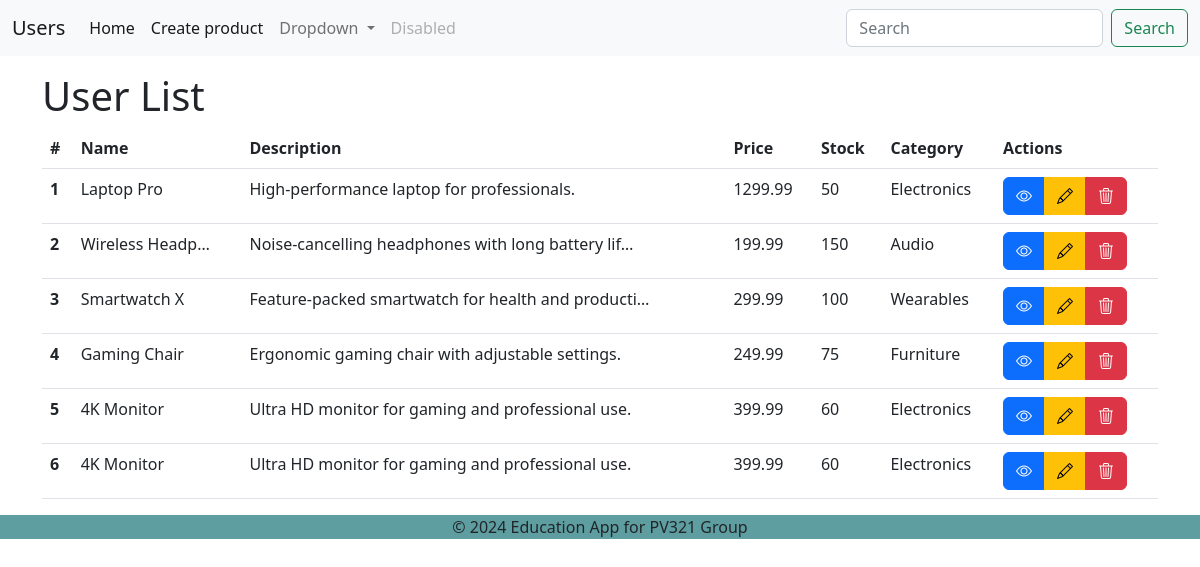
The page /products/home/ on the database as committed earlier.
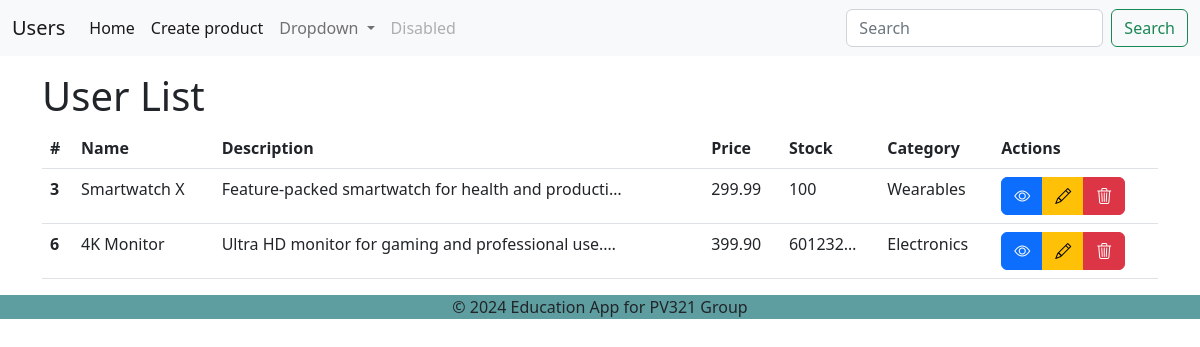
The same page on the database as committed later.
### products/models.py (models this page shows, shortened)
class Product(models.Model):
    name = models.CharField(max_length=255)
    description = models.TextField()
    price = models.DecimalField(max_digits=10, decimal_places=2)
    stock = models.PositiveIntegerField()
    category = models.CharField(max_length=255)

### products/views.py (the view)
# urls.py: 2. Add a URL to urlpatterns:  path('', views.home, name='home')
def home(request):
    products = Product.objects.all()
    return render(request, "index.html", {"products": products})

### products/templates/index.html (shortened to what this page needs)
{% extends "_layout.html" %}
{% block header %}User List{% endblock %}
{% block content %}
<table class="table">
    <thead>
        <tr>
            <th scope="col">#</th>
            <th scope="col">Name</th>
            <th scope="col">Description</th>
            <th scope="col">Price</th>
            <th scope="col">Stock</th>
            <th scope="col">Category</th>
            <th scope="col">Actions</th>
        </tr>
    </thead>
    <tbody>
        {% for product in products %}
        <tr>
            <th scope="row">{{product.id}}</th>
            <td>{{product.name | truncatechars:15}}</td>
            <td>{{product.description | truncatechars:50}}</td>
            <td>{{product.price| truncatechars:7}}</td>
            <td>{{product.stock| truncatechars:7}}</td>
            <td>{{product.category| truncatechars:15}}</td>
            <td>
                <div class="btn-group" role="group">
                        <a type="button" class="btn btn-primary" href="{% url 'details' product.id %}">
                            <i class="bi bi-eye"></i>
                        </a>
                        <a class="btn btn-warning" href="{% url 'edit' product.id%}">
                            <i class="bi bi-pencil"></i>
                        </a>
                        <a type="button" class="btn btn-danger" href="{% url 'delete' product.id %}">
                            <i class="bi bi-trash3"></i>
                        </a>
                </div>
            </td>
        </tr>
        {% endfor %}
    </tbody>
</table>
{% endblock %}

### products/templates/_layout.html (shortened to what this page needs)
{% load static %}
<!DOCTYPE html>
<html lang="en">
<head>
    <link href="https://cdn.jsdelivr.net/npm/bootstrap@5.2.3/dist/css/bootstrap.min.css" rel="stylesheet"
>
    <link rel="stylesheet" href="https://cdn.jsdelivr.net/npm/bootstrap-icons@1.11.3/font/bootstrap-icons.min.css">
</head>
<body>
    <nav class="navbar navbar-expand-lg bg-light">
        <div class="container-fluid">
            <a class="navbar-brand" href="#">Users</a>
            <div class="collapse navbar-collapse" id="navbarSupportedContent">
                <ul class="navbar-nav me-auto mb-2 mb-lg-0">
                    <li class="nav-item">
                        <a class="nav-link active" href="/products/list">Home</a>
                    </li>
                    <li class="nav-item">
                        <a class="nav-link active" href="/products/create">Create product</a>
                    </li>
                    <li class="nav-item dropdown">
                        <a class="nav-link dropdown-toggle" href="#" role="button" data-bs-toggle="dropdown"
                            aria-expanded="false">
                            Dropdown
                        </a>
                    </li>
                    <li class="nav-item">
                        <a class="nav-link disabled">Disabled</a>
                    </li>
                </ul>
                <form class="d-flex" role="search">
                    <input class="form-control me-2" type="search" placeholder="Search" aria-label="Search">
                    <button class="btn btn-outline-success" type="submit">Search</button>
                </form>
            </div>
        </div>
    </nav>
    <div class="container my-3">
        <h1>{% block header %}Title{% endblock %}</h1>
        <main>
            {% block content %}{% endblock %}
        </main>
    </div>
    <footer class="text-center" style="background-color: cadetblue;">
        <span>&copy; 2024 Education App for PV321 Group</span>
    </footer>
</body>
</html>

Rows that differ between the two databases and show on the page:
removed Product: id "1", name "Laptop Pro", description "High-performance laptop for professionals.", price "1299.99", stock "50", category "Electronics"
removed Product: id "2", name "Wireless Headp…", description "Noise-cancelling headphones with long battery lif…", price "199.99", stock "150", category "Audio"
removed Product: id "4", name "Gaming Chair", description "Ergonomic gaming chair with adjustable settings.", price "249.99", stock "75", category "Furniture"
removed Product: id "5", name "4K Monitor", description "Ultra HD monitor for gaming and professional use.", price "399.99", stock "60", category "Electronics"
changed Product "4K Monitor": description "Ultra HD monitor for gaming and professional use." → "Ultra HD monitor for gaming and professional use.…"; price "399.99" → "399.90"; stock "60" → "601232…"
